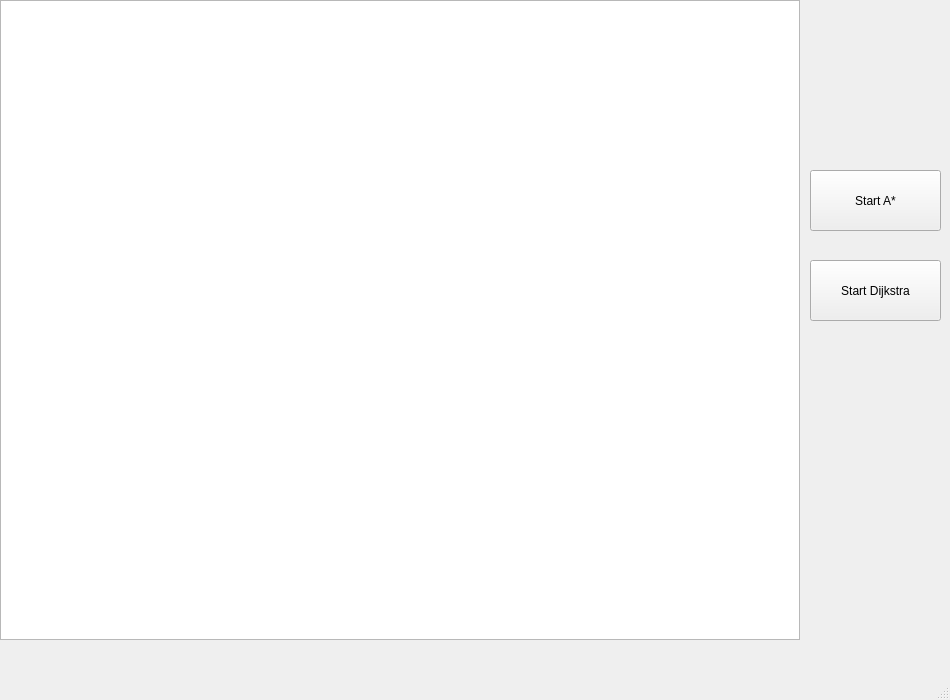
<?xml version="1.0" encoding="UTF-8"?>
<ui version="4.0">
 <class>MainWindow</class>
 <widget class="QMainWindow" name="MainWindow">
  <property name="geometry">
   <rect>
    <x>0</x>
    <y>0</y>
    <width>950</width>
    <height>700</height>
   </rect>
  </property>
  <property name="minimumSize">
   <size>
    <width>950</width>
    <height>700</height>
   </size>
  </property>
  <property name="maximumSize">
   <size>
    <width>950</width>
    <height>700</height>
   </size>
  </property>
  <property name="windowTitle">
   <string>MainWindow</string>
  </property>
  <widget class="QWidget" name="centralwidget">
   <widget class="QGraphicsView" name="graphicsView">
    <property name="geometry">
     <rect>
      <x>0</x>
      <y>0</y>
      <width>800</width>
      <height>640</height>
     </rect>
    </property>
   </widget>
   <widget class="QPushButton" name="pshBtn_AStar">
    <property name="geometry">
     <rect>
      <x>810</x>
      <y>170</y>
      <width>131</width>
      <height>61</height>
     </rect>
    </property>
    <property name="text">
     <string>Start A*</string>
    </property>
   </widget>
   <widget class="QPushButton" name="pshBtn_Dijkstra">
    <property name="geometry">
     <rect>
      <x>810</x>
      <y>260</y>
      <width>131</width>
      <height>61</height>
     </rect>
    </property>
    <property name="text">
     <string>Start Dijkstra</string>
    </property>
   </widget>
  </widget>
  <widget class="QMenuBar" name="menubar">
   <property name="geometry">
    <rect>
     <x>0</x>
     <y>0</y>
     <width>950</width>
     <height>25</height>
    </rect>
   </property>
  </widget>
  <widget class="QStatusBar" name="statusbar"/>
 </widget>
 <resources/>
 <connections/>
</ui>
